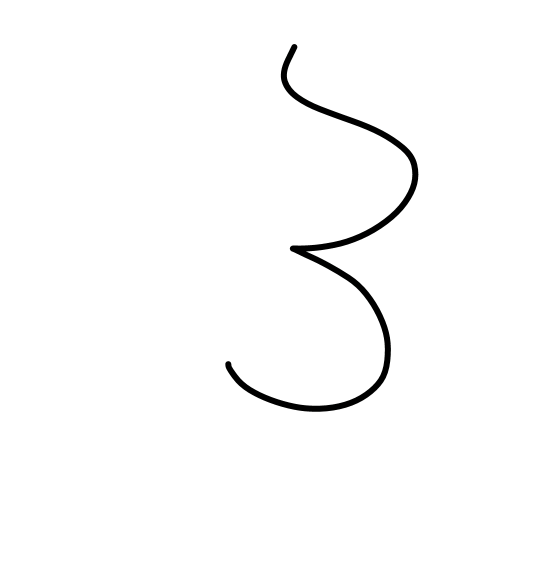
#> input picture data/char.jpg, 1080 x 1164 px (shown at 1/2 size)
$ python image_utils.py ../data/char.jpg   (older library calls are emulated)
#> lines starting #> are read from the running program, lines starting #| are printed output that depends on the picture; after the words box and inside, x2 and y2 are one past the last pixel; in counts of white or black regions, pixels touching at a corner belong together
from cv2 import cv2
import numpy as np
import math
import sys

IMAGE_SIZE = 56
N_INPUT = IMAGE_SIZE * IMAGE_SIZE
IMAGE_PADDING = int(round(IMAGE_SIZE * 0.2))


def get_global_bounding_rect(contours):
    boxes = []
    for c in contours:
        (x, y, w, h) = cv2.boundingRect(c)
        boxes.append([x, y, x + w, y + h])

    boxes = np.asarray(boxes)
    left = np.min(boxes[:, 0])
    top = np.min(boxes[:, 1])
    right = np.max(boxes[:, 2])
    bottom = np.max(boxes[:, 3])
    return left, top, right, bottom


def crop_image(img):
    _, contours, hierarchy = cv2.findContours(img, cv2.RETR_EXTERNAL, cv2.CHAIN_APPROX_NONE)
    x1, y1, x2, y2 = get_global_bounding_rect(contours)
    return img[y1:y2, x1:x2]


def transform(img):
    img = 255 - img
    _, img = cv2.threshold(img, 128, 255, cv2.THRESH_BINARY)
    img = crop_image(img)
    return get_squared_with_padding(img)


def get_squared_with_padding(img):
    rows, cols = img.shape
    if rows == 0:
        return None

    a, b = (rows, cols) if rows > cols else (cols, rows)
    factor = (IMAGE_SIZE - IMAGE_PADDING) / (a * 1.0)
    a = IMAGE_SIZE - IMAGE_PADDING
    b = int(round(b * factor))
    img = cv2.resize(img, (b, a) if rows > cols else (a, b))

    a_padding = (int(math.ceil((IMAGE_SIZE - b) / 2.0)), int(math.floor((IMAGE_SIZE - b) / 2.0)))
    b_padding = (int(math.ceil((IMAGE_SIZE - a) / 2.0)), int(math.floor((IMAGE_SIZE - a) / 2.0)))
    rows_padding, cols_padding = (b_padding, a_padding) if rows > cols else (a_padding, b_padding)
    img = np.lib.pad(img, (rows_padding, cols_padding), 'constant')
    return img


if __name__ == '__main__':
    file = sys.argv[1] if len(sys.argv) > 1 else 'data/temp_file.jpg'
    img = cv2.imread(file, cv2.IMREAD_GRAYSCALE)
#> img: shape (1164, 1080); min 0, max 255, mean 251.5
    cv2.imshow('original image', img)
    cv2.waitKey(0)
    img = transform(img)
#> in transform, `img = 255 - img`:
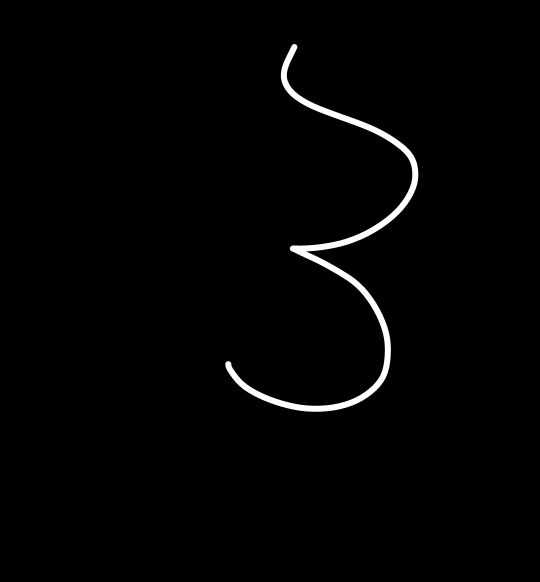
#> img: shape (1164, 1080) (shown at 1/2 size); min 0, max 255, mean 3.5
#> in transform, `_, img = cv2.threshold(img, 128, 255, cv2.THRESH_BINARY)`:
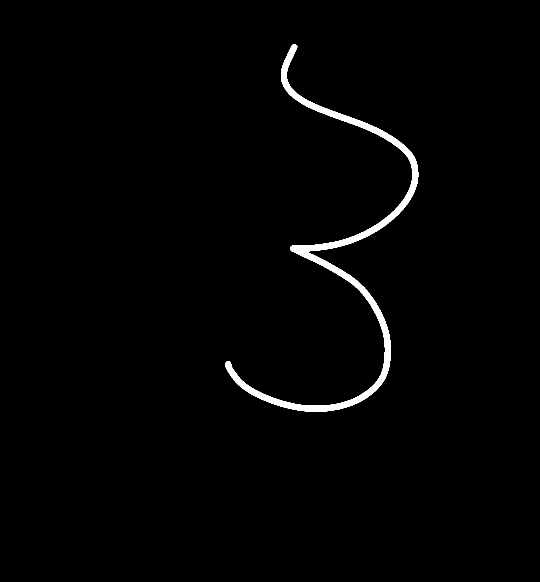
#> img: shape (1164, 1080) (shown at 1/2 size); 1.4% white; 1 white region
#> in crop_image, `_, contours, hierarchy = cv2.findContours(img, cv2.RETR_EXTERNAL, cv2...`: contours = 1 contour; box (x1, y1, x2, y2) and area: (451, 88, 837, 824) 16079
#> the loop in get_global_bounding_rect, `for c in contours:` made 1 pass
#> (x, y, w, h) on pass 1: (451, 88, 386, 736)
#> after the loop in get_global_bounding_rect, `for c in contours:`: boxes = [[451, 88, 837, 824]]
#> in get_global_bounding_rect, `left = np.min(boxes[:, 0])`: left = 451
#> in get_global_bounding_rect, `top = np.min(boxes[:, 1])`: top = 88
#> in get_global_bounding_rect, `right = np.max(boxes[:, 2])`: right = 837
#> in get_global_bounding_rect, `bottom = np.max(boxes[:, 3])`: bottom = 824
#> in crop_image, `x1, y1, x2, y2 = get_global_bounding_rect(contours)`: x1 = 451; y1 = 88; x2 = 837; y2 = 824
#> in crop_image, `return img[y1:y2, x1:x2]`:
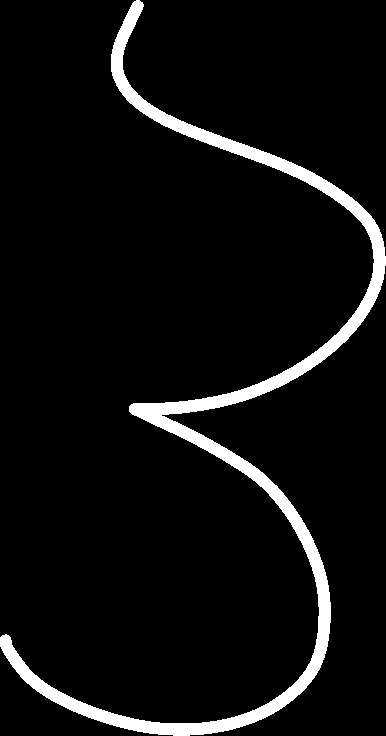
#> returned value: shape (736, 386); 6.1% white; 1 white region, box (x1, y1, x2, y2) and area: (0, 0, 386, 736) 17369
#> in get_squared_with_padding, `img = cv2.resize(img, (b, a) if rows > cols else (a, b))`:
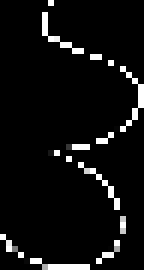
#> img: shape (45, 24) (shown 6 times larger); min 0, max 255, mean 15
#> in get_squared_with_padding, `img = np.lib.pad(img, (rows_padding, cols_padding), 'constant')`:
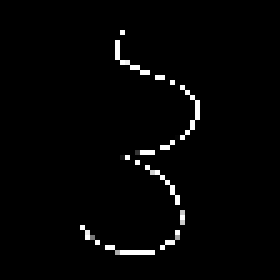
#> img: shape (56, 56) (shown 5 times larger); min 0, max 255, mean 5.2
    cv2.imshow('processed image', img)
    cv2.waitKey(0)
